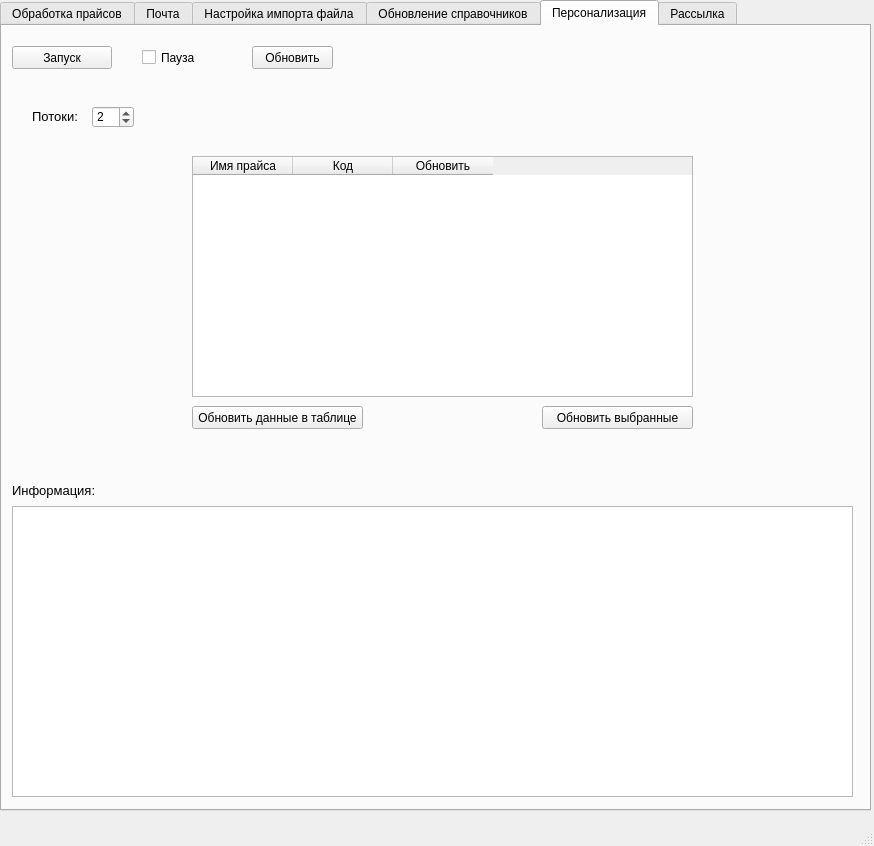
<?xml version="1.0" encoding="UTF-8"?>
<ui version="4.0">
 <class>MainWindow</class>
 <widget class="QMainWindow" name="MainWindow">
  <property name="geometry">
   <rect>
    <x>0</x>
    <y>0</y>
    <width>874</width>
    <height>846</height>
   </rect>
  </property>
  <property name="windowTitle">
   <string>MainWindow</string>
  </property>
  <widget class="QWidget" name="centralwidget">
   <widget class="QTabWidget" name="tabWidget">
    <property name="geometry">
     <rect>
      <x>0</x>
      <y>0</y>
      <width>871</width>
      <height>811</height>
     </rect>
    </property>
    <property name="currentIndex">
     <number>4</number>
    </property>
    <widget class="QWidget" name="tab_3">
     <attribute name="title">
      <string>Обработка прайсов</string>
     </attribute>
     <widget class="QPushButton" name="Start_1">
      <property name="geometry">
       <rect>
        <x>10</x>
        <y>20</y>
        <width>100</width>
        <height>23</height>
       </rect>
      </property>
      <property name="text">
       <string>Запуск</string>
      </property>
     </widget>
     <widget class="QLabel" name="label_2">
      <property name="geometry">
       <rect>
        <x>30</x>
        <y>80</y>
        <width>51</width>
        <height>21</height>
       </rect>
      </property>
      <property name="font">
       <font>
        <pointsize>10</pointsize>
       </font>
      </property>
      <property name="text">
       <string>Потоки:</string>
      </property>
     </widget>
     <widget class="QSpinBox" name="ThreadSpinBox_1">
      <property name="geometry">
       <rect>
        <x>90</x>
        <y>80</y>
        <width>42</width>
        <height>22</height>
       </rect>
      </property>
      <property name="minimum">
       <number>1</number>
      </property>
      <property name="maximum">
       <number>10</number>
      </property>
      <property name="value">
       <number>2</number>
      </property>
     </widget>
     <widget class="QCheckBox" name="Pause_1">
      <property name="geometry">
       <rect>
        <x>140</x>
        <y>16</y>
        <width>51</width>
        <height>31</height>
       </rect>
      </property>
      <property name="text">
       <string>Пауза</string>
      </property>
     </widget>
     <widget class="QLabel" name="label_8">
      <property name="geometry">
       <rect>
        <x>10</x>
        <y>454</y>
        <width>181</width>
        <height>20</height>
       </rect>
      </property>
      <property name="font">
       <font>
        <pointsize>10</pointsize>
       </font>
      </property>
      <property name="text">
       <string>Информация:</string>
      </property>
     </widget>
     <widget class="QTextBrowser" name="textBrowser_1">
      <property name="geometry">
       <rect>
        <x>10</x>
        <y>480</y>
        <width>841</width>
        <height>291</height>
       </rect>
      </property>
      <property name="font">
       <font>
        <pointsize>10</pointsize>
       </font>
      </property>
     </widget>
    </widget>
    <widget class="QWidget" name="tab_4">
     <attribute name="title">
      <string>Почта</string>
     </attribute>
     <widget class="QCheckBox" name="Pause_2">
      <property name="geometry">
       <rect>
        <x>140</x>
        <y>16</y>
        <width>51</width>
        <height>31</height>
       </rect>
      </property>
      <property name="text">
       <string>Пауза</string>
      </property>
     </widget>
     <widget class="QPushButton" name="StartButton_2">
      <property name="geometry">
       <rect>
        <x>10</x>
        <y>20</y>
        <width>100</width>
        <height>23</height>
       </rect>
      </property>
      <property name="text">
       <string>Запуск</string>
      </property>
     </widget>
     <widget class="QLabel" name="label_7">
      <property name="geometry">
       <rect>
        <x>10</x>
        <y>454</y>
        <width>181</width>
        <height>20</height>
       </rect>
      </property>
      <property name="font">
       <font>
        <pointsize>10</pointsize>
       </font>
      </property>
      <property name="text">
       <string>Информация:</string>
      </property>
     </widget>
     <widget class="QTextBrowser" name="textBrowser_2">
      <property name="geometry">
       <rect>
        <x>10</x>
        <y>480</y>
        <width>841</width>
        <height>291</height>
       </rect>
      </property>
      <property name="font">
       <font>
        <pointsize>10</pointsize>
       </font>
      </property>
     </widget>
    </widget>
    <widget class="QWidget" name="tab">
     <attribute name="title">
      <string>Настройка импорта файла</string>
     </attribute>
     <widget class="QPushButton" name="RemoveButton_3">
      <property name="geometry">
       <rect>
        <x>730</x>
        <y>80</y>
        <width>101</width>
        <height>23</height>
       </rect>
      </property>
      <property name="text">
       <string>Удалить строку</string>
      </property>
     </widget>
     <widget class="QPushButton" name="Load_db_3">
      <property name="geometry">
       <rect>
        <x>620</x>
        <y>40</y>
        <width>151</width>
        <height>23</height>
       </rect>
      </property>
      <property name="text">
       <string>Загрузить данные из БД</string>
      </property>
     </widget>
     <widget class="QPushButton" name="AddButton_3">
      <property name="geometry">
       <rect>
        <x>620</x>
        <y>80</y>
        <width>101</width>
        <height>23</height>
       </rect>
      </property>
      <property name="text">
       <string>Добавить строку</string>
      </property>
     </widget>
     <widget class="QPushButton" name="SaveButton_3">
      <property name="geometry">
       <rect>
        <x>620</x>
        <y>120</y>
        <width>151</width>
        <height>23</height>
       </rect>
      </property>
      <property name="text">
       <string>Сохранить всё</string>
      </property>
     </widget>
     <widget class="QTableWidget" name="FilesTable_3">
      <property name="geometry">
       <rect>
        <x>30</x>
        <y>40</y>
        <width>571</width>
        <height>241</height>
       </rect>
      </property>
     </widget>
     <widget class="QLabel" name="label_3">
      <property name="geometry">
       <rect>
        <x>30</x>
        <y>290</y>
        <width>571</width>
        <height>21</height>
       </rect>
      </property>
      <property name="font">
       <font>
        <pointsize>10</pointsize>
       </font>
      </property>
      <property name="text">
       <string>Параметры загрузки:</string>
      </property>
     </widget>
     <widget class="QLabel" name="label_4">
      <property name="geometry">
       <rect>
        <x>30</x>
        <y>10</y>
        <width>181</width>
        <height>21</height>
       </rect>
      </property>
      <property name="font">
       <font>
        <pointsize>10</pointsize>
       </font>
      </property>
      <property name="text">
       <string>Правила загрузки:</string>
      </property>
     </widget>
     <widget class="QTextBrowser" name="textBrowser_3">
      <property name="geometry">
       <rect>
        <x>10</x>
        <y>630</y>
        <width>841</width>
        <height>151</height>
       </rect>
      </property>
      <property name="font">
       <font>
        <pointsize>10</pointsize>
       </font>
      </property>
     </widget>
     <widget class="QLabel" name="label_9">
      <property name="geometry">
       <rect>
        <x>10</x>
        <y>600</y>
        <width>181</width>
        <height>30</height>
       </rect>
      </property>
      <property name="font">
       <font>
        <pointsize>10</pointsize>
       </font>
      </property>
      <property name="text">
       <string>Информация:</string>
      </property>
     </widget>
     <widget class="QPushButton" name="SaveButton_3_">
      <property name="geometry">
       <rect>
        <x>630</x>
        <y>360</y>
        <width>101</width>
        <height>23</height>
       </rect>
      </property>
      <property name="text">
       <string>Сохранить всё</string>
      </property>
     </widget>
     <widget class="QPushButton" name="Select_price_3">
      <property name="geometry">
       <rect>
        <x>630</x>
        <y>514</y>
        <width>100</width>
        <height>23</height>
       </rect>
      </property>
      <property name="text">
       <string>Запуск</string>
      </property>
     </widget>
     <widget class="QTableWidget" name="SettingsTable_3">
      <property name="geometry">
       <rect>
        <x>30</x>
        <y>320</y>
        <width>571</width>
        <height>271</height>
       </rect>
      </property>
     </widget>
     <widget class="QPushButton" name="RemoveButton_3_">
      <property name="geometry">
       <rect>
        <x>740</x>
        <y>320</y>
        <width>101</width>
        <height>23</height>
       </rect>
      </property>
      <property name="text">
       <string>Удалить строку</string>
      </property>
     </widget>
     <widget class="QPushButton" name="AddButton_3_">
      <property name="geometry">
       <rect>
        <x>630</x>
        <y>320</y>
        <width>101</width>
        <height>23</height>
       </rect>
      </property>
      <property name="text">
       <string>Добавить строку</string>
      </property>
     </widget>
     <widget class="QCheckBox" name="Pause_3">
      <property name="geometry">
       <rect>
        <x>760</x>
        <y>510</y>
        <width>71</width>
        <height>31</height>
       </rect>
      </property>
      <property name="text">
       <string>Пауза</string>
      </property>
     </widget>
     <widget class="QLabel" name="label_5">
      <property name="geometry">
       <rect>
        <x>630</x>
        <y>560</y>
        <width>51</width>
        <height>21</height>
       </rect>
      </property>
      <property name="font">
       <font>
        <pointsize>10</pointsize>
       </font>
      </property>
      <property name="text">
       <string>Потоки:</string>
      </property>
     </widget>
     <widget class="QSpinBox" name="ThreadSpinBox_3">
      <property name="geometry">
       <rect>
        <x>700</x>
        <y>560</y>
        <width>42</width>
        <height>22</height>
       </rect>
      </property>
      <property name="minimum">
       <number>1</number>
      </property>
      <property name="maximum">
       <number>10</number>
      </property>
      <property name="value">
       <number>2</number>
      </property>
     </widget>
    </widget>
    <widget class="QWidget" name="tab_5">
     <attribute name="title">
      <string>Обновление справочников</string>
     </attribute>
     <widget class="QTextBrowser" name="textBrowser_5">
      <property name="geometry">
       <rect>
        <x>10</x>
        <y>480</y>
        <width>841</width>
        <height>291</height>
       </rect>
      </property>
      <property name="font">
       <font>
        <pointsize>10</pointsize>
       </font>
      </property>
     </widget>
     <widget class="QLabel" name="label_13">
      <property name="geometry">
       <rect>
        <x>10</x>
        <y>454</y>
        <width>181</width>
        <height>20</height>
       </rect>
      </property>
      <property name="font">
       <font>
        <pointsize>10</pointsize>
       </font>
      </property>
      <property name="text">
       <string>Информация:</string>
      </property>
     </widget>
     <widget class="QPushButton" name="StartButton_5">
      <property name="geometry">
       <rect>
        <x>10</x>
        <y>20</y>
        <width>100</width>
        <height>23</height>
       </rect>
      </property>
      <property name="text">
       <string>Запуск</string>
      </property>
     </widget>
     <widget class="QCheckBox" name="Pause_5">
      <property name="geometry">
       <rect>
        <x>140</x>
        <y>16</y>
        <width>61</width>
        <height>31</height>
       </rect>
      </property>
      <property name="text">
       <string>Пауза</string>
      </property>
     </widget>
     <widget class="QGroupBox" name="groupBox">
      <property name="geometry">
       <rect>
        <x>20</x>
        <y>90</y>
        <width>351</width>
        <height>161</height>
       </rect>
      </property>
      <property name="font">
       <font>
        <pointsize>9</pointsize>
       </font>
      </property>
      <property name="title">
       <string>Время обновлений:</string>
      </property>
      <widget class="QLabel" name="label">
       <property name="geometry">
        <rect>
         <x>20</x>
         <y>30</y>
         <width>161</width>
         <height>31</height>
        </rect>
       </property>
       <property name="text">
        <string>Справочник Базовая цена:</string>
       </property>
      </widget>
      <widget class="QLabel" name="label_6">
       <property name="geometry">
        <rect>
         <x>20</x>
         <y>70</y>
         <width>211</width>
         <height>31</height>
        </rect>
       </property>
       <property name="text">
        <string>Справочник Предложений в опте:</string>
       </property>
      </widget>
      <widget class="QTimeEdit" name="timeEdit">
       <property name="geometry">
        <rect>
         <x>250</x>
         <y>34</y>
         <width>81</width>
         <height>22</height>
        </rect>
       </property>
      </widget>
      <widget class="QTimeEdit" name="timeEdit_2">
       <property name="geometry">
        <rect>
         <x>250</x>
         <y>74</y>
         <width>81</width>
         <height>22</height>
        </rect>
       </property>
      </widget>
      <widget class="QPushButton" name="SaveButton_5">
       <property name="geometry">
        <rect>
         <x>230</x>
         <y>120</y>
         <width>101</width>
         <height>23</height>
        </rect>
       </property>
       <property name="text">
        <string>Сохранить</string>
       </property>
      </widget>
     </widget>
    </widget>
    <widget class="QWidget" name="tab_6">
     <attribute name="title">
      <string>Персонализация</string>
     </attribute>
     <widget class="QTextBrowser" name="textBrowser_4">
      <property name="geometry">
       <rect>
        <x>10</x>
        <y>480</y>
        <width>841</width>
        <height>291</height>
       </rect>
      </property>
      <property name="font">
       <font>
        <pointsize>10</pointsize>
       </font>
      </property>
     </widget>
     <widget class="QLabel" name="label_14">
      <property name="geometry">
       <rect>
        <x>10</x>
        <y>454</y>
        <width>181</width>
        <height>20</height>
       </rect>
      </property>
      <property name="font">
       <font>
        <pointsize>10</pointsize>
       </font>
      </property>
      <property name="text">
       <string>Информация:</string>
      </property>
     </widget>
     <widget class="QCheckBox" name="Pause_6">
      <property name="geometry">
       <rect>
        <x>140</x>
        <y>16</y>
        <width>61</width>
        <height>31</height>
       </rect>
      </property>
      <property name="text">
       <string>Пауза</string>
      </property>
     </widget>
     <widget class="QPushButton" name="StartButton_6">
      <property name="geometry">
       <rect>
        <x>10</x>
        <y>20</y>
        <width>100</width>
        <height>23</height>
       </rect>
      </property>
      <property name="text">
       <string>Запуск</string>
      </property>
     </widget>
     <widget class="QLabel" name="label_10">
      <property name="geometry">
       <rect>
        <x>30</x>
        <y>80</y>
        <width>51</width>
        <height>21</height>
       </rect>
      </property>
      <property name="font">
       <font>
        <pointsize>10</pointsize>
       </font>
      </property>
      <property name="text">
       <string>Потоки:</string>
      </property>
     </widget>
     <widget class="QSpinBox" name="ThreadSpinBox_4">
      <property name="geometry">
       <rect>
        <x>90</x>
        <y>80</y>
        <width>42</width>
        <height>22</height>
       </rect>
      </property>
      <property name="minimum">
       <number>1</number>
      </property>
      <property name="maximum">
       <number>10</number>
      </property>
      <property name="value">
       <number>2</number>
      </property>
     </widget>
     <widget class="QPushButton" name="UpdateButton4">
      <property name="geometry">
       <rect>
        <x>250</x>
        <y>20</y>
        <width>81</width>
        <height>23</height>
       </rect>
      </property>
      <property name="text">
       <string>Обновить</string>
      </property>
     </widget>
     <widget class="QTableWidget" name="PricesTable_6">
      <property name="geometry">
       <rect>
        <x>190</x>
        <y>130</y>
        <width>501</width>
        <height>241</height>
       </rect>
      </property>
      <column>
       <property name="text">
        <string>Имя прайса</string>
       </property>
      </column>
      <column>
       <property name="text">
        <string>Код</string>
       </property>
      </column>
      <column>
       <property name="text">
        <string>Обновить</string>
       </property>
      </column>
     </widget>
     <widget class="QPushButton" name="StartButton_selected_6">
      <property name="geometry">
       <rect>
        <x>540</x>
        <y>380</y>
        <width>151</width>
        <height>23</height>
       </rect>
      </property>
      <property name="text">
       <string>Обновить выбранные</string>
      </property>
     </widget>
     <widget class="QPushButton" name="StartButton_selected_7">
      <property name="geometry">
       <rect>
        <x>190</x>
        <y>380</y>
        <width>171</width>
        <height>23</height>
       </rect>
      </property>
      <property name="text">
       <string>Обновить данные в таблице</string>
      </property>
     </widget>
    </widget>
    <widget class="QWidget" name="tab_2">
     <attribute name="title">
      <string>Рассылка</string>
     </attribute>
     <widget class="QLabel" name="label_15">
      <property name="geometry">
       <rect>
        <x>10</x>
        <y>454</y>
        <width>181</width>
        <height>20</height>
       </rect>
      </property>
      <property name="font">
       <font>
        <pointsize>10</pointsize>
       </font>
      </property>
      <property name="text">
       <string>Информация:</string>
      </property>
     </widget>
     <widget class="QTextBrowser" name="textBrowser_7">
      <property name="geometry">
       <rect>
        <x>10</x>
        <y>480</y>
        <width>841</width>
        <height>291</height>
       </rect>
      </property>
      <property name="font">
       <font>
        <pointsize>10</pointsize>
       </font>
      </property>
     </widget>
     <widget class="QPushButton" name="StartButton_7">
      <property name="geometry">
       <rect>
        <x>10</x>
        <y>20</y>
        <width>100</width>
        <height>23</height>
       </rect>
      </property>
      <property name="text">
       <string>Запуск</string>
      </property>
     </widget>
     <widget class="QCheckBox" name="Pause_7">
      <property name="geometry">
       <rect>
        <x>140</x>
        <y>16</y>
        <width>61</width>
        <height>31</height>
       </rect>
      </property>
      <property name="text">
       <string>Пауза</string>
      </property>
     </widget>
    </widget>
   </widget>
  </widget>
  <widget class="QMenuBar" name="menubar">
   <property name="geometry">
    <rect>
     <x>0</x>
     <y>0</y>
     <width>874</width>
     <height>21</height>
    </rect>
   </property>
  </widget>
  <widget class="QStatusBar" name="statusbar"/>
 </widget>
 <resources/>
 <connections/>
</ui>
